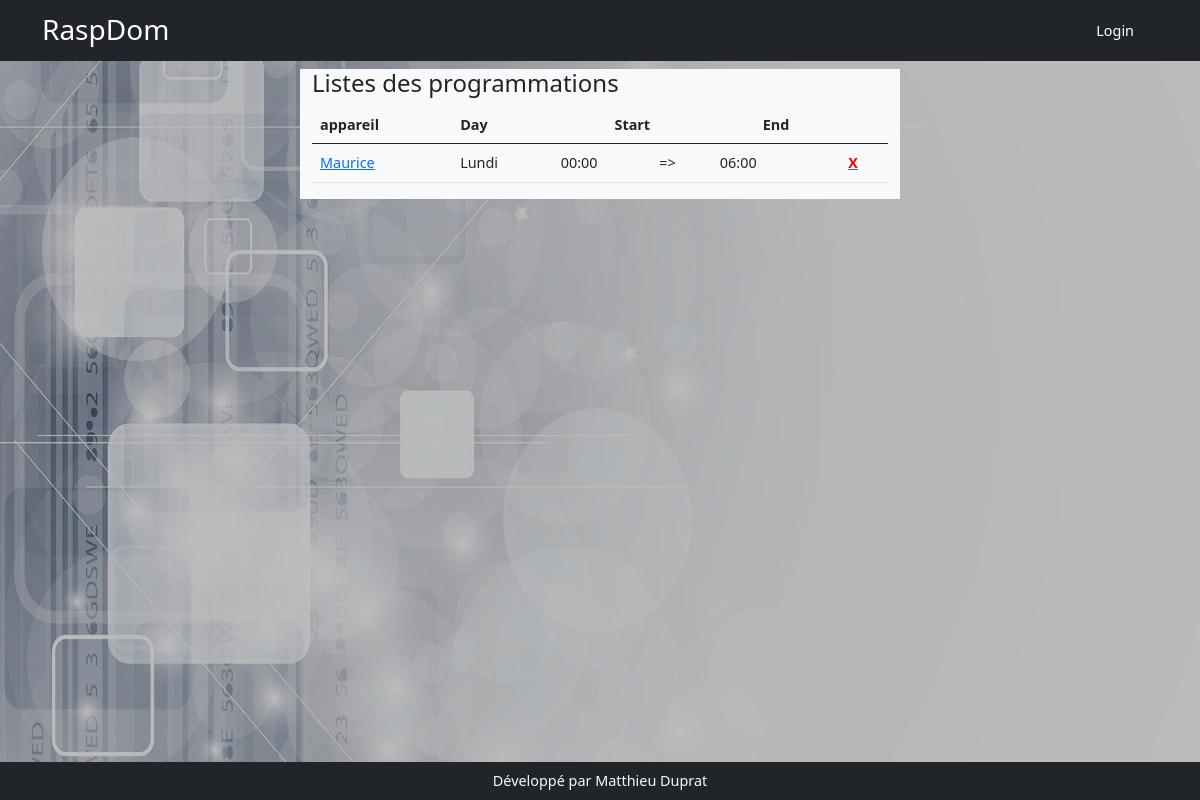
Page /programmations on the earlier database version.
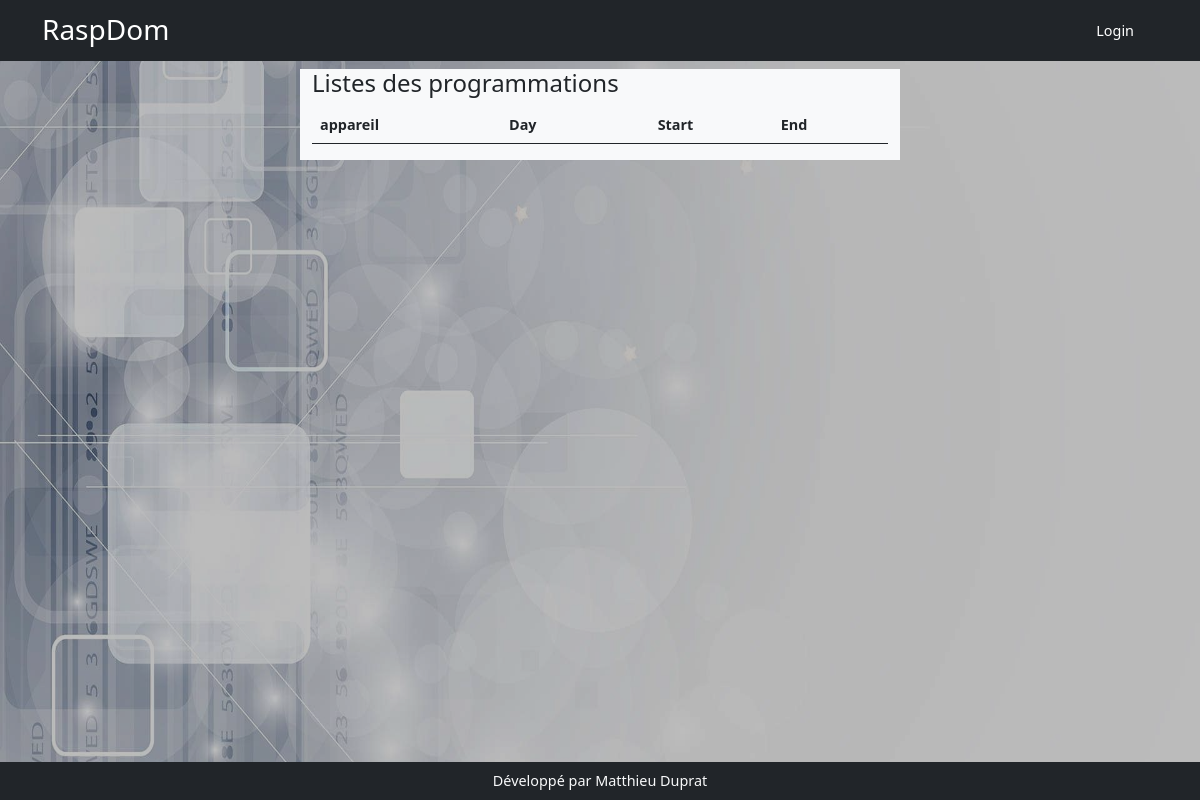
Same page on the later database version.
### models.py (models this page shows, shortened)
class Programmation(db.Model):
    id = db.Column(db.Integer, primary_key=True)
    start = db.Column(db.Integer)
    start_min = db.Column(db.Integer)
    end = db.Column(db.Integer)
    end_min = db.Column(db.Integer)
    day = db.Column(db.Integer)
    appareil = db.Column(db.Integer, db.ForeignKey('appareil.id'), nullable=True)

class Appareil(db.Model):
    id = db.Column(db.Integer, primary_key=True)
    nom = db.Column(db.String(200))
    description = db.Column(db.String(200))
    categorieappareil = db.Column(db.String(200), nullable=True)
    sortie = db.Column(db.String(200), nullable=True)
    image = db.Column(db.String(200), nullable=True)
    gpios = db.relationship('Gpio', backref='appareil', lazy=True)
    order_gpio = db.Column(db.String(200))
    nbre_gpio = db.Column(db.Integer)
    programmations = db.relationship('Programmation', backref='appareil_programmation', lazy=True)
    mode_de_marche = db.relationship('ModeDeMarche', uselist=False,  backref='appareil_mode_de_marche', lazy=True)
    auto = db.relationship('Auto', uselist=False, backref='appareil_auto', lazy=True)
    sonde_id = db.Column(db.Integer, db.ForeignKey('sonde.id'))
    sonde = db.relationship('Sonde', uselist=False, backref='appareil_sonde', lazy=True)
    manuel = db.relationship('Manuel', uselist=False, backref='appareil_ordre', lazy=True)
    label = db.Column(db.String(250))
    sonde_actived = db.Column(db.Boolean,default=False, nullable=False)

### app.py (the view)
@app.route('/programmations')
def liste_programmations():
    programmations = Programmation.query.order_by('appareil', 'day').all()
    return render_template('programmation/programmations.html', programmations=programmations)

### templates/programmation/programmations.html
{% extends 'base.html' %}
{% set days = ['Lundi','Mardi','Mercredi','Jeudi','Vendredi','Samedi','Dimanche'] %}
{% block content %}
<div class="row">
    <div class="col-md-6 mx-auto  bg-light">
        <h4>Listes des programmations</h4>
        <table class="table">
            <thead>
                <tr>
                    <th>appareil</th>
                    <th>Day</th>
                    <th colspan="2" class="text-center">Start</th>
                    <th colspan="2" class="text-center">End</th>
                    <th></th>
                </tr>
            </thead>
            <tbody>{% for programmation in programmations %}
                <tr>
                    <td><a href="{{url_for('edit_programmation', programmation_id=programmation.id)}}">{{programmation.appareil_programmation.nom}}</a></td>
                    <td>{{ days[programmation.day-1]}}</td>
                    <td>{{'%02d' % programmation.start}}:{{'%02d' % programmation.start_min}}</td>
                    <td> =></td>
                    <td>{{'%02d' % programmation.end}}:{{'%02d' % programmation.end_min}}</td>
                    <td></td>
                    <td><a href="{{url_for('delete_programmation', programmation_id=programmation.id)}}"><b style="color:red">X</b></a></td>
                </tr>{% endfor %}
            </tbody>
        </table>
    </div>
</div>
{% endblock %}

Differences in the rows shown:
removed Programmation: appareil_programmation.nom "Maurice", day "Lundi", start "00", start_min "00", end "06", end_min "00"
